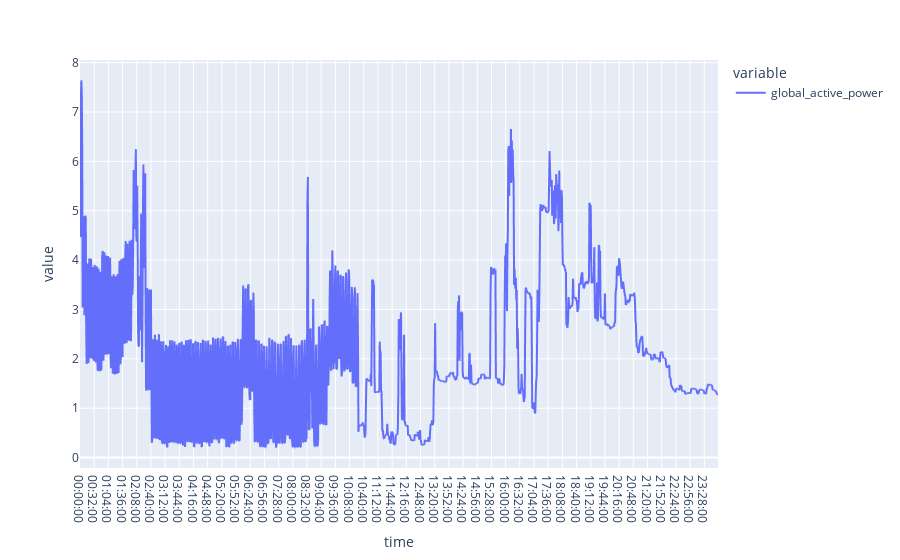

Notebook cell for this chart:
### Code cell
import plotly.express as px
# fig = px.line(df2, x='time', y=["mov_avg", 'global_active_power'])
fig = px.line(df[df['date'] == '2007-01-14'], x='time', y=["global_active_power"])
fig.show()

### Figure 1 — Plotly figure (JSON) as saved in the notebook; plotly's stock layout.template omitted (floating-point values rounded to 4 significant figures; data arrays with more than 128 entries replaced by an {"elided": "..."} marker saying what was removed)
{"data": [{"hovertemplate": "variable=global_active_power<br>time=%{x}<br>value=%{y}<extra></extra>", "legendgroup": "global_active_power", "line": {"color": "#636efa", "dash": "solid"}, "marker": {"symbol": "circle"}, "mode": "lines", "name": "global_active_power", "showlegend": true, "type": "scattergl", "x": {"elided": "1440 str values"}, "xaxis": "x", "y": {"elided": "1440 float values"}, "yaxis": "y"}], "layout": {"legend": {"title": {"text": "variable"}, "tracegroupgap": 0}, "margin": {"t": 60}, "xaxis": {"anchor": "y", "domain": [0, 1], "title": {"text": "time"}}, "yaxis": {"anchor": "x", "domain": [0, 1], "title": {"text": "value"}}}}
